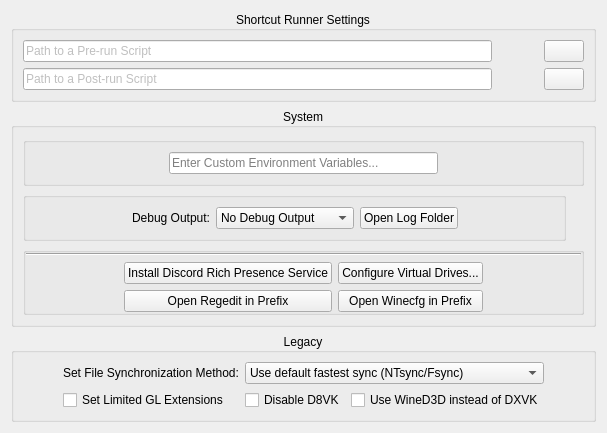
     <widget class="QWidget" name="advancedTab">
      <attribute name="icon">
       <iconset theme="system-run"/>
      </attribute>
      <attribute name="title">
       <string>Advanced</string>
      </attribute>
      <layout class="QGridLayout" name="gridLayout_5" rowstretch="0,0,0">
       <item row="2" column="0">
        <widget class="QGroupBox" name="legacyGroup">
         <property name="title">
          <string>Legacy</string>
         </property>
         <property name="alignment">
          <set>Qt::AlignmentFlag::AlignCenter</set>
         </property>
         <layout class="QGridLayout" name="gridLayout_4">
          <item row="0" column="0" rowspan="2">
           <spacer name="horizontalSpacer_13">
            <property name="orientation">
             <enum>Qt::Orientation::Horizontal</enum>
            </property>
            <property name="sizeHint" stdset="0">
             <size>
              <width>40</width>
              <height>20</height>
             </size>
            </property>
           </spacer>
          </item>
          <item row="0" column="4" rowspan="2">
           <spacer name="horizontalSpacer_14">
            <property name="orientation">
             <enum>Qt::Orientation::Horizontal</enum>
            </property>
            <property name="sizeHint" stdset="0">
             <size>
              <width>40</width>
              <height>20</height>
             </size>
            </property>
           </spacer>
          </item>
          <item row="1" column="3">
           <widget class="QCheckBox" name="toggleWineD3D">
            <property name="whatsThis">
             <string>&lt;html&gt;&lt;head/&gt;&lt;body&gt;&lt;p&gt;When enabled, DXVK &lt;span style=&quot; font-weight:700;&quot;&gt;will be disabled&lt;/span&gt;, falling back to Wine's default &lt;span style=&quot; font-style:italic;&quot;&gt;WineD3D&lt;/span&gt; OpenGL-based renderer for Direct3D versions up until Direct3D11.&lt;/p&gt;&lt;p&gt;&lt;span style=&quot; font-weight:700;&quot;&gt;Using WineD3D is MUCH slower than DXVK, &lt;/span&gt;&lt;span style=&quot; font-weight:700; text-decoration: underline;&quot;&gt;and generally shouldn't be used without good reason.&lt;/span&gt; However, WineD3D might be compatible with certain titles that have trouble rendering with DXVK. That said, any issues with DXVK &lt;a href=&quot;https://github.com/doitsujin/dxvk&quot;&gt;&lt;span style=&quot; text-decoration: underline; color:#8ab4f8;&quot;&gt;should be reported to the project.&lt;/span&gt;&lt;/a&gt;&lt;/p&gt;&lt;p&gt;Note: a few titles using DirectDraw instead of Direct3D may still render using WineD3D, regardless of this setting, such as the arcade dumps of &lt;span style=&quot; font-style:italic;&quot;&gt;(Suggoi!) Arcana Heart 2&lt;/span&gt;.&lt;/p&gt;&lt;p&gt;If unsure, leave disabled &lt;span style=&quot; font-style:italic;&quot;&gt;unless you know WineD3D renders correctly.&lt;/span&gt;&lt;/p&gt;&lt;/body&gt;&lt;/html&gt;</string>
            </property>
            <property name="accessibleName">
             <string>Disable DXVK/VKD3D, Use WineD3D Instead</string>
            </property>
            <property name="text">
             <string>Use WineD3D instead of DXVK</string>
            </property>
            <property name="isFor" stdset="0">
             <string>ForceWineD3D</string>
            </property>
           </widget>
          </item>
          <item row="1" column="2">
           <widget class="QCheckBox" name="toggleNoD8VK">
            <property name="whatsThis">
             <string>&lt;html&gt;&lt;head/&gt;&lt;body&gt;&lt;p&gt;When enabled, D8VK will be disabled.&lt;/p&gt;&lt;p&gt;Starting with &lt;span style=&quot; font-style:italic;&quot;&gt;Proton-GE9-10&lt;/span&gt;, the D8VK project was merged into the runner's DXVK libraries, allowing for anywhere from noticeably to substantially improved performance and rendering for Direct3D8 titles. Nero enables this by default, but &lt;a href=&quot;https://github.com/doitsujin/dxvk/issues/4130&quot;&gt;&lt;span style=&quot; text-decoration: underline; color:#8ab4f8;&quot;&gt;there might be certain titles&lt;/span&gt;&lt;/a&gt; where you may still want to use WineD3D instead.&lt;/p&gt;&lt;p&gt;Note: if performance is still of concern, you may want to consider using &lt;a href=&quot;https://www.pcgamingwiki.com/wiki/DgVoodoo_2&quot;&gt;&lt;span style=&quot; text-decoration: underline; color:#8ab4f8;&quot;&gt;dgVoodoo2&lt;/span&gt;&lt;/a&gt; as an alternative to the WineD3D fallback.&lt;/p&gt;&lt;p&gt;If unsure, keep disabled, &lt;span style=&quot; font-style:italic;&quot;&gt;unless you are running a problematic D3D8 title.&lt;/span&gt;&lt;/p&gt;&lt;/body&gt;&lt;/html&gt;</string>
            </property>
            <property name="accessibleName">
             <string>Disable D8VK, use WineD3D Instead</string>
            </property>
            <property name="text">
             <string>Disable D8VK</string>
            </property>
            <property name="isFor" stdset="0">
             <string>NoD8VK</string>
            </property>
           </widget>
          </item>
          <item row="0" column="1">
           <widget class="QLabel" name="label_13">
            <property name="text">
             <string>Set File Synchronization Method:</string>
            </property>
           </widget>
          </item>
          <item row="1" column="1">
           <widget class="QCheckBox" name="toggleLimitGL">
            <property name="whatsThis">
             <string>&lt;html&gt;&lt;head/&gt;&lt;body&gt;&lt;p&gt;When enabled, the OpenGL extensions provided by your graphics driver (AMD, NVIDIA, Intel, et al) will be intentionally partially obfuscated to resemble an older version of OpenGL circa 2003. This is primarily intended for &lt;span style=&quot; font-weight:700;&quot;&gt;idTech3&lt;/span&gt; titles (i.e. the &lt;span style=&quot; font-style:italic;&quot;&gt;Quake 3&lt;/span&gt; engine), which will crash if too many extensions are present in the OpenGL driver descriptor.&lt;/p&gt;&lt;p&gt;If unsure, keep disabled unless this shortcut or prefix is for &lt;span style=&quot; font-weight:700; font-style:italic;&quot;&gt;Quake 3&lt;/span&gt;, &lt;span style=&quot; font-weight:700; font-style:italic;&quot;&gt;Star Wars Jedi Outcast/Jedi Academy&lt;/span&gt;, &lt;span style=&quot; font-weight:700; font-style:italic;&quot;&gt;Medal of Honor - Allied Assault&lt;/span&gt;, &lt;span style=&quot; font-weight:700; font-style:italic;&quot;&gt;Return to Castle Wolfenstein&lt;/span&gt;, or &lt;span style=&quot; font-weight:700; font-style:italic;&quot;&gt;other 2000's era games running idTech3&lt;/span&gt;.&lt;/p&gt;&lt;/body&gt;&lt;/html&gt;</string>
            </property>
            <property name="accessibleName">
             <string>Limit Output of Available GL Extensions</string>
            </property>
            <property name="text">
             <string>Set Limited GL Extensions</string>
            </property>
            <property name="isFor" stdset="0">
             <string>LimitGLextensions</string>
            </property>
           </widget>
          </item>
          <item row="0" column="2" colspan="2">
           <widget class="QComboBox" name="fileSyncBox">
            <property name="whatsThis">
             <string>&lt;html&gt;&lt;head/&gt;&lt;body&gt;&lt;p&gt;To speed up file and memory access performance, Proton takes advantage of either of the following specialized file sync protocols: &lt;span style=&quot; font-style:italic;&quot;&gt;NTsync&lt;/span&gt;, &lt;span style=&quot; font-style:italic;&quot;&gt;Fsync,&lt;/span&gt; or &lt;span style=&quot; font-style:italic;&quot;&gt;Esync.&lt;/span&gt; These services enable increasingly near-native performance when reading files.&lt;/p&gt;&lt;p&gt;Currently, &lt;span style=&quot; font-style:italic;&quot;&gt;NTsync&lt;/span&gt; is the newest (as of GE-Proton10-9), but requires the namesake kernel module, which has started being included by default in Linux kernel 6.14 and newer. &lt;span style=&quot; font-style:italic;&quot;&gt;NTsync&lt;/span&gt; has all the speed of &lt;span style=&quot; font-style:italic;&quot;&gt;Fsync,&lt;/span&gt; with virtually none of the bugs that all previous &amp;quot;enhanced sync&amp;quot; protocols introduced (see below). &lt;span style=&quot; font-style:italic;&quot;&gt;Fsync&lt;/span&gt; was introduced in Linux kernel version 5.16 and Proton 4-11, and will be used as a fallback when using a Proton and/or Kernel version combination that does not enable &lt;span style=&quot; font-style:italic;&quot;&gt;NTsync &lt;/span&gt;support.&lt;/p&gt;&lt;p&gt;While the older &lt;span style=&quot; font-style:italic;&quot;&gt;Fsync&lt;/span&gt; and &lt;span style=&quot; font-style:italic;&quot;&gt;Esync&lt;/span&gt; protocols usually help modern games by a substantial margin, some older titles (particularly those with archaic media formats) can have certain bugs introduced by the newer sync formats; namely, titles like &lt;span style=&quot; font-weight:700; font-style:italic;&quot;&gt;Phantasy Star Universe: Ambition of the Illuminus&lt;/span&gt; has sound glitches introduced when using any sync method, and &lt;span style=&quot; font-weight:700; font-style:italic;&quot;&gt;Marvel Ultimate Alliance&lt;/span&gt;&lt;span style=&quot; font-style:italic;&quot;&gt; (2006)&lt;/span&gt; has severe video playback issues with any sync method. For these problem apps, you may want to consider stepping the sync method back to the &lt;span style=&quot; font-style:italic;&quot;&gt;Legacy&lt;/span&gt; method, which will resolve such media-related glitches.&lt;/p&gt;&lt;p&gt;If unsure, keep this set to &lt;span style=&quot; font-style:italic;&quot;&gt;Use default fastest sync&lt;/span&gt;, &lt;span style=&quot; font-style:italic;&quot;&gt;unless you are using a Proton/Kernel combination without NTsync support and run into issues with older titles as described above.&lt;/span&gt;&lt;/p&gt;&lt;/body&gt;&lt;/html&gt;</string>
            </property>
            <property name="accessibleName">
             <string>Set File Synchronization Method</string>
            </property>
            <property name="isFor" stdset="0">
             <string>FileSyncMode</string>
            </property>
            <item>
             <property name="text">
              <string>Use default fastest sync (NTsync/Fsync)</string>
             </property>
            </item>
            <item>
             <property name="text">
              <string>Force enable Fsync</string>
             </property>
            </item>
            <item>
             <property name="text">
              <string>Force enable Esync</string>
             </property>
            </item>
            <item>
             <property name="text">
              <string>Use Legacy Sync only</string>
             </property>
            </item>
           </widget>
          </item>
         </layout>
        </widget>
       </item>
       <item row="0" column="0">
        <widget class="QGroupBox" name="runnerGroup">
         <property name="title">
          <string>Shortcut Runner Settings</string>
         </property>
         <property name="alignment">
          <set>Qt::AlignmentFlag::AlignCenter</set>
         </property>
         <layout class="QGridLayout" name="gridLayout_8" columnstretch="1,0,0">
          <item row="0" column="2">
           <widget class="QPushButton" name="preRunButton">
            <property name="whatsThis">
             <string>&lt;html&gt;&lt;head/&gt;&lt;body&gt;&lt;p&gt;Select a Pre-run Script to run for this Shortcut.&lt;/p&gt;&lt;p&gt;When set, this script will be run whenever this shortcut is started &lt;span style=&quot; font-style:italic;&quot;&gt;before&lt;/span&gt; the Proton runner process. This can be used for setting up other services before the application starts.&lt;/p&gt;&lt;/body&gt;&lt;/html&gt;</string>
            </property>
            <property name="accessibleName">
             <string>Pre-Run Script</string>
            </property>
            <property name="text">
             <string/>
            </property>
            <property name="icon">
             <iconset theme="document-open"/>
            </property>
            <property name="iconSize">
             <size>
              <width>16</width>
              <height>16</height>
             </size>
            </property>
            <property name="flat">
             <bool>false</bool>
            </property>
           </widget>
          </item>
          <item row="0" column="0">
           <widget class="QLineEdit" name="preRunScriptPath">
            <property name="whatsThis">
             <string>&lt;html&gt;&lt;head/&gt;&lt;body&gt;&lt;p&gt;Path to a designated Pre-run Script for this Shortcut.&lt;/p&gt;&lt;p&gt;When set, this script will be run whenever this shortcut is started &lt;span style=&quot; font-style:italic;&quot;&gt;before&lt;/span&gt; the Proton runner process. This can be used for setting up other services before the application starts.&lt;/p&gt;&lt;/body&gt;&lt;/html&gt;</string>
            </property>
            <property name="accessibleName">
             <string>Pre-Run Script</string>
            </property>
            <property name="styleSheet">
             <string notr="true">color: gray</string>
            </property>
            <property name="readOnly">
             <bool>true</bool>
            </property>
            <property name="placeholderText">
             <string>Path to a Pre-run Script</string>
            </property>
            <property name="isFor" stdset="0">
             <string>PreRunScript</string>
            </property>
           </widget>
          </item>
          <item row="1" column="0">
           <widget class="QLineEdit" name="postRunScriptPath">
            <property name="whatsThis">
             <string>&lt;html&gt;&lt;head/&gt;&lt;body&gt;&lt;p&gt;Path to a designated Post-run Script for this Shortcut.&lt;/p&gt;&lt;p&gt;When set, this script will be run whenever this shortcut is started &lt;span style=&quot; font-style:italic;&quot;&gt;after&lt;/span&gt; the Proton runner process. This can be used for cleaning up or closing other process that may have been started for the application, but don't need to be run in perpetuity.&lt;/p&gt;&lt;/body&gt;&lt;/html&gt;</string>
            </property>
            <property name="accessibleName">
             <string>Post-Run Script</string>
            </property>
            <property name="styleSheet">
             <string notr="true">color: gray</string>
            </property>
            <property name="readOnly">
             <bool>true</bool>
            </property>
            <property name="placeholderText">
             <string>Path to a Post-run Script</string>
            </property>
            <property name="isFor" stdset="0">
             <string>PostRunScript</string>
            </property>
           </widget>
          </item>
          <item row="1" column="2">
           <widget class="QPushButton" name="postRunButton">
            <property name="whatsThis">
             <string>&lt;html&gt;&lt;head/&gt;&lt;body&gt;&lt;p&gt;Select a Post-run Script to run for this Shortcut.&lt;/p&gt;&lt;p&gt;When set, this script will be run whenever this shortcut is started &lt;span style=&quot; font-style:italic;&quot;&gt;after&lt;/span&gt; the Proton runner process. This can be used for cleaning up or closing other process that may have been started for the application, but don't need to be run in perpetuity.&lt;/p&gt;&lt;/body&gt;&lt;/html&gt;</string>
            </property>
            <property name="accessibleName">
             <string>Post-Run Script</string>
            </property>
            <property name="text">
             <string/>
            </property>
            <property name="icon">
             <iconset theme="document-open"/>
            </property>
            <property name="iconSize">
             <size>
              <width>16</width>
              <height>16</height>
             </size>
            </property>
           </widget>
          </item>
          <item row="0" column="1">
           <widget class="QPushButton" name="preRunClearBtn">
            <property name="text">
             <string/>
            </property>
            <property name="icon">
             <iconset theme="edit-clear"/>
            </property>
            <property name="flat">
             <bool>true</bool>
            </property>
           </widget>
          </item>
          <item row="1" column="1">
           <widget class="QPushButton" name="postRunClearBtn">
            <property name="text">
             <string/>
            </property>
            <property name="icon">
             <iconset theme="edit-clear"/>
            </property>
            <property name="flat">
             <bool>true</bool>
            </property>
           </widget>
          </item>
         </layout>
        </widget>
       </item>
       <item row="1" column="0">
        <widget class="QGroupBox" name="systemGroup">
         <property name="title">
          <string>System</string>
         </property>
         <property name="alignment">
          <set>Qt::AlignmentFlag::AlignCenter</set>
         </property>
         <layout class="QGridLayout" name="gridLayout_6" columnstretch="1,0,0,0">
          <item row="0" column="0" colspan="4">
           <widget class="QGroupBox" name="envBox">
            <property name="title">
             <string/>
            </property>
            <property name="flat">
             <bool>true</bool>
            </property>
            <layout class="QHBoxLayout" name="horizontalLayout_4" stretch="1,2,1">
             <item>
              <spacer name="horizontalSpacer_17">
               <property name="orientation">
                <enum>Qt::Orientation::Horizontal</enum>
               </property>
               <property name="sizeHint" stdset="0">
                <size>
                 <width>40</width>
                 <height>20</height>
                </size>
               </property>
              </spacer>
             </item>
             <item>
              <widget class="QLineEdit" name="prefixEnvVars">
               <property name="whatsThis">
                <string>&lt;html&gt;&lt;head/&gt;&lt;body&gt;&lt;p&gt;Enter any desired Environment Variables that you might need for this prefix.&lt;/p&gt;&lt;p&gt;Environment Variables must be entered in &lt;span style=&quot; font-weight:700;&quot;&gt;KEY=&amp;quot;values&amp;quot; &lt;/span&gt;format.&lt;/p&gt;&lt;p&gt;Any Environment Variables added here will be prepended to the main runner environment for this prefix when an application starts.&lt;/p&gt;&lt;/body&gt;&lt;/html&gt;</string>
               </property>
               <property name="accessibleName">
                <string>Custom Prefix Environment Variables</string>
               </property>
               <property name="placeholderText">
                <string>Enter Custom Environment Variables...</string>
               </property>
               <property name="clearButtonEnabled">
                <bool>true</bool>
               </property>
               <property name="isFor" stdset="0">
                <string>CustomEnvVars</string>
               </property>
              </widget>
             </item>
             <item>
              <spacer name="horizontalSpacer_18">
               <property name="orientation">
                <enum>Qt::Orientation::Horizontal</enum>
               </property>
               <property name="sizeHint" stdset="0">
                <size>
                 <width>40</width>
                 <height>20</height>
                </size>
               </property>
              </spacer>
             </item>
            </layout>
           </widget>
          </item>
          <item row="3" column="0" colspan="4">
           <widget class="QGroupBox" name="prefixServices">
            <property name="title">
             <string notr="true"/>
            </property>
            <property name="alignment">
             <set>Qt::AlignmentFlag::AlignCenter</set>
            </property>
            <property name="flat">
             <bool>true</bool>
            </property>
            <layout class="QGridLayout" name="prefixServices_layout" columnstretch="1,0,0,1">
             <property name="leftMargin">
              <number>0</number>
             </property>
             <property name="topMargin">
              <number>0</number>
             </property>
             <property name="rightMargin">
              <number>0</number>
             </property>
             <property name="bottomMargin">
              <number>0</number>
             </property>
             <item row="2" column="1">
              <widget class="QPushButton" name="prefixRegeditBtn">
               <property name="whatsThis">
                <string>&lt;html&gt;&lt;head/&gt;&lt;body&gt;&lt;p&gt;This will open up the Windows Registry for this prefix, using Wine &lt;span style=&quot; font-style:italic;&quot;&gt;regedit.&lt;/span&gt;&lt;/p&gt;&lt;p&gt;If you install any launchers or applications that have components which start on boot (like &lt;span style=&quot; font-style:italic;&quot;&gt;EA's Origin&lt;/span&gt; services), these can be disabled under a key at the following registry path:&lt;/p&gt;&lt;p&gt;&lt;span style=&quot; font-weight:700;&quot;&gt;HKEY_LOCAL_MACHINE\System\CurrentControlSet\Services\&lt;/span&gt;&lt;/p&gt;&lt;p&gt;Service keys can have a &lt;span style=&quot; font-weight:700;&quot;&gt;Start&lt;/span&gt; value of &lt;span style=&quot; font-weight:700;&quot;&gt;0&lt;/span&gt; to &lt;span style=&quot; font-weight:700;&quot;&gt;4&lt;/span&gt;, for &lt;span style=&quot; font-style:italic;&quot;&gt;Boot, System, Automatic, Manual,&lt;/span&gt; and &lt;span style=&quot; font-style:italic;&quot;&gt;Disabled&lt;/span&gt; - you'll most likely want a value of &lt;span style=&quot; font-style:italic;&quot;&gt;3 (Manual)&lt;/span&gt; or &lt;span style=&quot; font-style:italic;&quot;&gt;4 (Disabled).&lt;/span&gt;&lt;/p&gt;&lt;/body&gt;&lt;/html&gt;</string>
               </property>
               <property name="accessibleName">
                <string>Access and Edit this Prefix's Registry</string>
               </property>
               <property name="text">
                <string>Open Regedit in Prefix</string>
               </property>
               <property name="icon">
                <iconset theme="document-print-preview"/>
               </property>
              </widget>
             </item>
             <item row="2" column="2">
              <widget class="QPushButton" name="prefixWinecfgBtn">
               <property name="whatsThis">
                <string>&lt;html&gt;&lt;head/&gt;&lt;body&gt;&lt;p&gt;This will open up the current prefix's Wine configuration menu, using &lt;span style=&quot; font-style:italic;&quot;&gt;Winecfg.&lt;/span&gt;&lt;/p&gt;&lt;/body&gt;&lt;/html&gt;</string>
               </property>
               <property name="accessibleName">
                <string>Access this Prefix's Wine Configurator</string>
               </property>
               <property name="text">
                <string>Open Winecfg in Prefix</string>
               </property>
               <property name="icon">
                <iconset theme="document-properties"/>
               </property>
               <property name="iconSize">
                <size>
                 <width>12</width>
                 <height>12</height>
                </size>
               </property>
              </widget>
             </item>
             <item row="1" column="2">
              <widget class="QPushButton" name="prefixDrivesBtn">
               <property name="whatsThis">
                <string>&lt;html&gt;&lt;head/&gt;&lt;body&gt;&lt;p&gt;Proton can map directories anywhere within your Linux filesystem to a simulated Windows drive. This submenu allows you to configure what directories are mapped to what virtual drive letters.&lt;/p&gt;&lt;p&gt;Note: By default, every Proton prefix will map &lt;span style=&quot; font-style:italic;&quot;&gt;Z:&lt;/span&gt; to your root &lt;span style=&quot; font-style:italic;&quot;&gt;(/)&lt;/span&gt; filesystem, and (in recent versions starting in Proton 9) the user's &lt;span style=&quot; font-style:italic;&quot;&gt;Home&lt;/span&gt; directory and &lt;span style=&quot; font-style:italic;&quot;&gt;/mnt&lt;/span&gt; as additional drive letters.&lt;/p&gt;&lt;/body&gt;&lt;/html&gt;</string>
               </property>
               <property name="accessibleName">
                <string>Configure Virtual Drives</string>
               </property>
               <property name="text">
                <string>Configure Virtual Drives...</string>
               </property>
               <property name="icon">
                <iconset theme="folder-visiting"/>
               </property>
               <property name="iconSize">
                <size>
                 <width>16</width>
                 <height>16</height>
                </size>
               </property>
              </widget>
             </item>
             <item row="1" column="1">
              <widget class="QPushButton" name="prefixInstallDiscordRPC">
               <property name="whatsThis">
                <string>&lt;html&gt;&lt;head/&gt;&lt;body&gt;&lt;p&gt;Click to install EnderIce2's &lt;a href=&quot;https://enderice2.github.io/rpc-bridge/&quot;&gt;&lt;span style=&quot; text-decoration: underline; color:#8ab4f8;&quot;&gt;Discord Rich Presence Bridge Service&lt;/span&gt;&lt;/a&gt;.&lt;/p&gt;&lt;p&gt;This service will be installed to the prefix and run as a startup service by the runner. This allows any Rich Presence output within the Proton prefix to be forwarded to a native Linux Discord client, such as the official Discord client (or even better, &lt;a href=&quot;https://github.com/Vencord/Vesktop?tab=readme-ov-file#vesktop&quot;&gt;&lt;span style=&quot; text-decoration: underline; color:#8ab4f8;&quot;&gt;Vesktop&lt;/span&gt;&lt;/a&gt;).&lt;/p&gt;&lt;/body&gt;&lt;/html&gt;</string>
               </property>
               <property name="accessibleName">
                <string>Install Discord Rich Presence Bridge Service</string>
               </property>
               <property name="text">
                <string>Install Discord Rich Presence Service</string>
               </property>
               <property name="icon">
                <iconset theme="package-x-generic"/>
               </property>
               <property name="iconSize">
                <size>
                 <width>16</width>
                 <height>16</height>
                </size>
               </property>
              </widget>
             </item>
             <item row="1" column="3" rowspan="2">
              <spacer name="horizontalSpacer_16">
               <property name="orientation">
                <enum>Qt::Orientation::Horizontal</enum>
               </property>
               <property name="sizeHint" stdset="0">
                <size>
                 <width>0</width>
                 <height>20</height>
                </size>
               </property>
              </spacer>
             </item>
             <item row="1" column="0" rowspan="2">
              <spacer name="horizontalSpacer_15">
               <property name="orientation">
                <enum>Qt::Orientation::Horizontal</enum>
               </property>
               <property name="sizeHint" stdset="0">
                <size>
                 <width>0</width>
                 <height>20</height>
                </size>
               </property>
              </spacer>
             </item>
             <item row="0" column="0" colspan="4">
              <widget class="Line" name="line">
               <property name="orientation">
                <enum>Qt::Orientation::Horizontal</enum>
               </property>
              </widget>
             </item>
            </layout>
           </widget>
          </item>
          <item row="1" column="3">
           <spacer name="horizontalSpacer_8">
            <property name="orientation">
             <enum>Qt::Orientation::Horizontal</enum>
            </property>
            <property name="sizeHint" stdset="0">
             <size>
              <width>0</width>
              <height>20</height>
             </size>
            </property>
           </spacer>
          </item>
          <item row="1" column="0">
           <widget class="QGroupBox" name="horizontalGroupBox">
            <layout class="QHBoxLayout" name="horizontalLayout_8">
             <item>
              <spacer name="horizontalSpacer_7">
               <property name="orientation">
                <enum>Qt::Orientation::Horizontal</enum>
               </property>
               <property name="sizeHint" stdset="0">
                <size>
                 <width>40</width>
                 <height>20</height>
                </size>
               </property>
              </spacer>
             </item>
             <item>
              <widget class="QLabel" name="label_4">
               <property name="text">
                <string>Debug Output:</string>
               </property>
              </widget>
             </item>
             <item>
              <widget class="QComboBox" name="debugBox">
               <property name="whatsThis">
                <string>&lt;html&gt;&lt;head/&gt;&lt;body&gt;&lt;p&gt;Set the desired level of debug output Nero should print when running an application in this prefix.&lt;/p&gt;&lt;p&gt;This can be useful if you are debugging a troublesome application and need to know the output.&lt;/p&gt;&lt;p&gt;Any debug output will be printed to standard output (i.e. the terminal application Nero is launched from).&lt;/p&gt;&lt;/body&gt;&lt;/html&gt;</string>
               </property>
               <property name="accessibleName">
                <string>Set Proton/UMU Debug Output</string>
               </property>
               <property name="sizeAdjustPolicy">
                <enum>QComboBox::SizeAdjustPolicy::AdjustToContentsOnFirstShow</enum>
               </property>
               <property name="isFor" stdset="0">
                <string>DebugOutput</string>
               </property>
               <item>
                <property name="text">
                 <string>No Debug Output</string>
                </property>
               </item>
               <item>
                <property name="text">
                 <string>Show Loaded DLLs</string>
                </property>
               </item>
               <item>
                <property name="text">
                 <string>Full Debug Output</string>
                </property>
               </item>
              </widget>
             </item>
             <item>
              <widget class="QPushButton" name="logFolderButton">
               <property name="whatsThis">
                <string>Opens the Log Directory for this prefix.</string>
               </property>
               <property name="accessibleName">
                <string>Open Log Folder</string>
               </property>
               <property name="accessibleDescription">
                <string>Opens the Log Directory for this prefix.</string>
               </property>
               <property name="text">
                <string>Open Log Folder</string>
               </property>
               <property name="icon">
                <iconset theme="QIcon::ThemeIcon::DocumentOpen"/>
               </property>
              </widget>
             </item>
             <item>
              <spacer name="horizontalSpacer_29">
               <property name="orientation">
                <enum>Qt::Orientation::Horizontal</enum>
               </property>
               <property name="sizeHint" stdset="0">
                <size>
                 <width>40</width>
                 <height>20</height>
                </size>
               </property>
              </spacer>
             </item>
            </layout>
           </widget>
          </item>
         </layout>
        </widget>
       </item>
      </layout>
     </widget>
